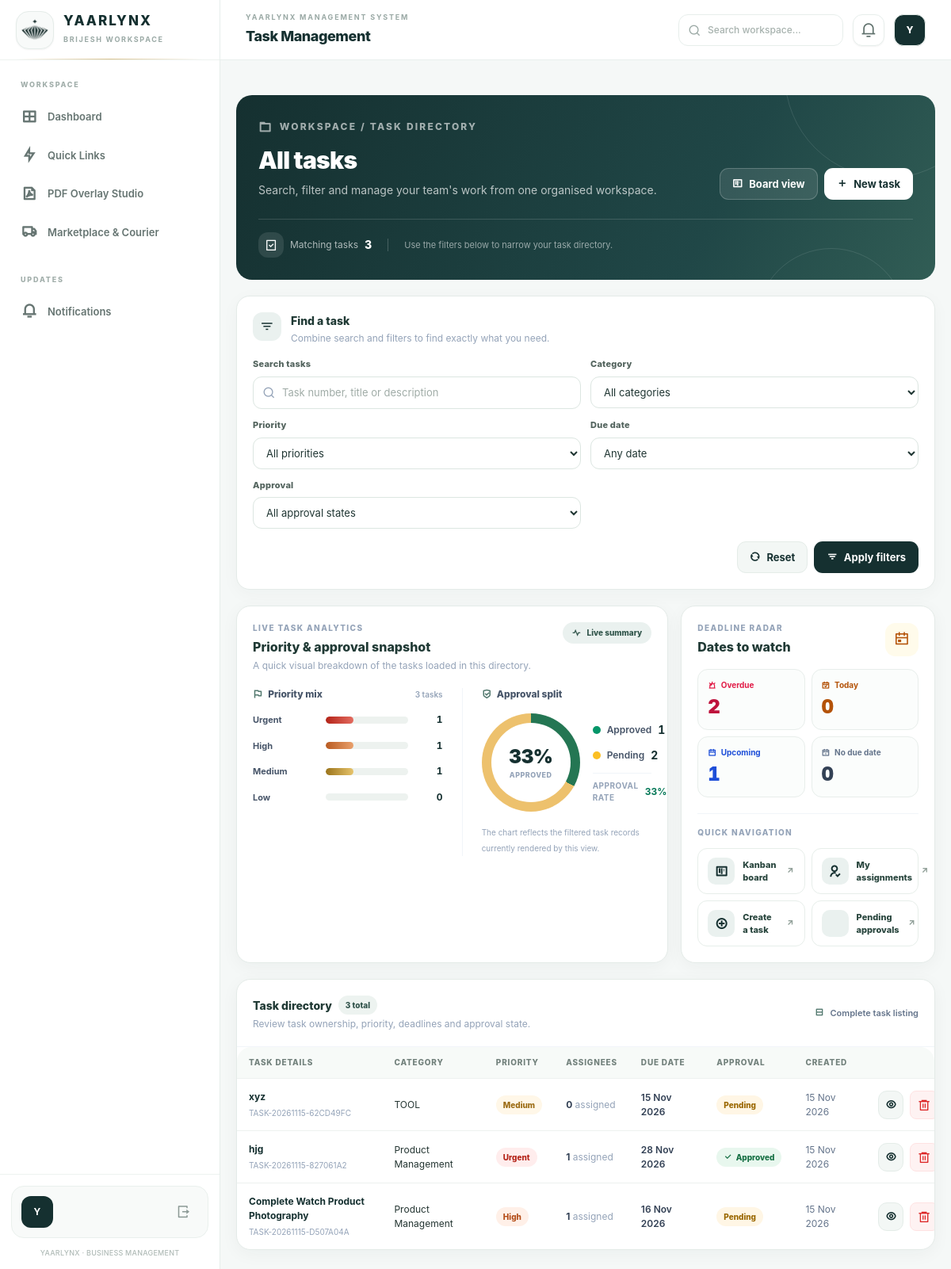
The page /tasks/list/ (signed in) on the database as committed earlier.
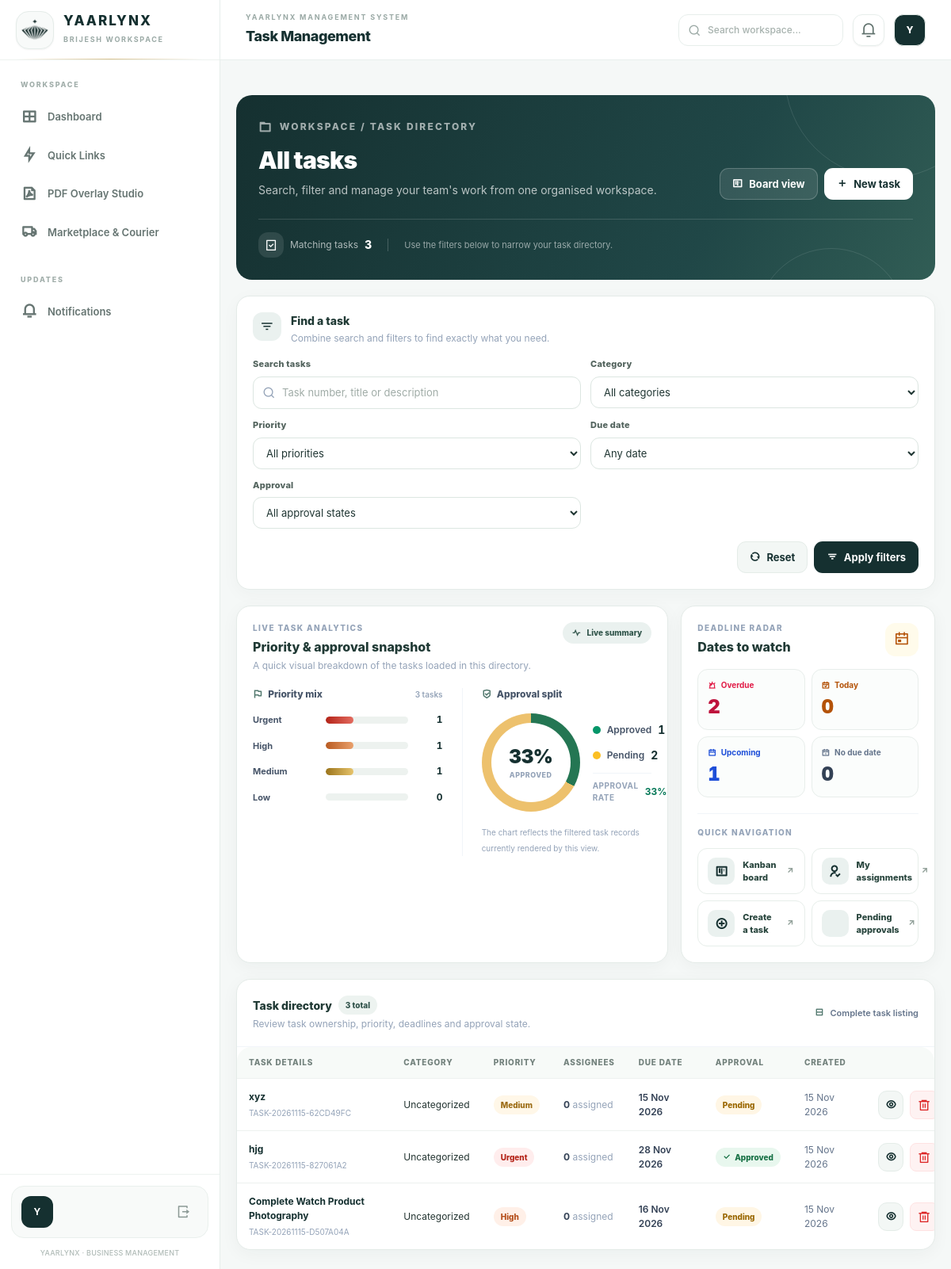
The same page on the database as committed later.
### apps/taskManagement/models.py (models this page shows, shortened)
class Task(BaseModel):
    task_number = models.CharField(
        max_length=40,
        unique=True,
        editable=False,
        db_index=True
    )
    title = models.CharField(
        max_length=200
    )
    description = models.TextField(
        blank=True
    )
    category = models.ForeignKey(
        TaskCategory,
        on_delete=models.SET_NULL,
        null=True,
        blank=True,
        related_name="tasks"
    )
    priority = models.CharField(
        max_length=20,
        choices=TaskPriority.CHOICES,
        default=TaskPriority.MEDIUM,
        db_index=True
    )
    start_date = models.DateField(
        null=True,
        blank=True
    )
    due_date = models.DateField(
        null=True,
        blank=True,
        db_index=True
    )
    created_by = models.ForeignKey(
        UserAccount,
        on_delete=models.PROTECT,
        related_name="created_tasks"
    )
    recurrence = models.CharField(
        max_length=20,
        choices=TaskRecurrence.CHOICES,
        default=TaskRecurrence.NONE
    )
    is_approved = models.BooleanField(
        default=False
    )
    approved_by = models.ForeignKey(
        UserAccount,
        on_delete=models.SET_NULL,
        null=True,
        blank=True,
        related_name="approved_tasks"
    )
    approved_at = models.DateTimeField(
        null=True,
        blank=True
    )
    class Meta:
        db_table = "tasks"
        ordering = ["-created_at"]
        verbose_name = "Task"
        verbose_name_plural = "Tasks"
        indexes = [
            models.Index(
                fields=["priority", "due_date"]
            ),
            models.Index(
                fields=["created_by", "created_at"]
            ),
        ]
    @property
    def assigned_user_count(self):
        return self.assignments.count()

class TaskCategory(BaseModel):
    name = models.CharField(
        max_length=100,
        unique=True
    )
    description = models.TextField(
        blank=True
    )
    color = models.CharField(
        max_length=20,
        default="#153030"
    )
    class Meta:
        db_table = "task_categories"
        ordering = ["name"]
        verbose_name = "Task Category"
        verbose_name_plural = "Task Categories"

### apps/taskManagement/views.py (the view)
@task_login_required
def task_list(request):
    check_task_admin(request.user)
    tasks = get_task_queryset()
    q = request.GET.get("q", "").strip()
    category = request.GET.get("category", "").strip()
    priority = request.GET.get("priority", "").strip()
    approval = request.GET.get("approval", "").strip()
    due = request.GET.get("due", "").strip()
    if q:
        tasks = tasks.filter(
            Q(task_number__icontains=q) | Q(title__icontains=q) |
            Q(description__icontains=q) | Q(created_by__first_name__icontains=q) |
            Q(created_by__last_name__icontains=q)
        )
    if category:
        tasks = tasks.filter(category_id=category)
    if valid_choice(priority, TaskPriority.CHOICES):
        tasks = tasks.filter(priority=priority)
    if approval == "approved":
        tasks = tasks.filter(is_approved=True)
    elif approval == "pending":
        tasks = tasks.filter(is_approved=False)
    today = timezone.localdate()
    if due == "overdue":
        tasks = tasks.filter(due_date__lt=today).exclude(
            assignments__status__in=[TaskStatus.COMPLETED, TaskStatus.CANCELLED]
        ).distinct()
    elif due == "today":
        tasks = tasks.filter(due_date=today)
    elif due == "upcoming":
        tasks = tasks.filter(due_date__gt=today)
    tasks = tasks.distinct()
    return render(request, "taskManagement/task_list.html", {
        "tasks": tasks, "categories": get_task_categories(),
        "priority_choices": TaskPriority.CHOICES, "search": q,
        "selected_category": category, "selected_priority": priority,
        "selected_approval": approval, "selected_due": due,
        "total_tasks": tasks.count(),
    })

### apps/taskManagement/views.py (called while the page is built)
def task_login_required(view_func):
    @wraps(view_func)
    def wrapper(request, *args, **kwargs):
        user_id = request.session.get("yaarlynx_user_id")
        if not user_id:
            messages.warning(request, "Please login to access Task Management.")
            return redirect(LOGIN_URL)
        try:
            request.user = UserAccount.objects.select_related("role").get(
                pk=user_id, is_active=True
            )
        except (UserAccount.DoesNotExist, ValueError, TypeError, ValidationError):
            request.session.flush()
            messages.error(request, "Your session is invalid. Please login again.")
            return redirect(LOGIN_URL)
        return view_func(request, *args, **kwargs)
    return wrapper

def _role_code(user):
    role = getattr(user, "role", None)
    if not role:
        return ""
    for attr in ("role_code", "code", "name"):
        value = getattr(role, attr, None)
        if value:
            return str(value).strip().upper()
    return str(role).strip().upper()

def is_task_admin(user):
    return _role_code(user) in {"SUPER_ADMIN", "SUPERADMIN", "ADMIN"}

### apps/taskManagement/templates/taskManagement/task_list.html (shortened to what the changed rows need)
{% extends "dashboard/layout.html" %}
{% block page_heading %}Task Management{% endblock %}
{% block content %}
<div class="task-page space-y-5 px-3 py-4 sm:px-5 sm:py-6 xl:px-8">
    <section class="yx-list-hero p-5 sm:p-6 lg:p-7">
        <div class="relative z-10 flex flex-col lg:flex-row lg:items-end lg:justify-between gap-5">
            <div class="min-w-0">
                <h1 class="mt-3 text-2xl sm:text-3xl font-black tracking-tight">All tasks</h1>
            </div>
        </div>
    </section>
    <section class="yx-filter-card p-4 sm:p-5">
        <div class="flex items-start gap-3 mb-4">
            <div>
                <h2 class="yx-section-title">Find a task</h2>
            </div>
        </div>
    </section>
    <section class="yx-directory-insights" aria-label="Task directory insights">
        <article class="yx-panel p-4 sm:p-5">
            <div class="flex flex-col sm:flex-row sm:items-start sm:justify-between gap-3 mb-5">
                <div>
                    <h2 class="yx-section-title mt-1 text-base">Priority & approval snapshot</h2>
                </div>
            </div>
        </article>
        <aside class="yx-panel p-4 sm:p-5">
            <div class="flex items-center justify-between gap-3 mb-4">
                <div>
                    <h2 class="yx-section-title mt-1 text-base">Dates to watch</h2>
                </div>
            </div>
        </aside>
    </section>
    <section class="yx-panel overflow-hidden">
        <div class="flex flex-col sm:flex-row sm:items-center sm:justify-between gap-3 p-4 sm:p-5 border-b border-slate-100">
            <div>
                <div class="flex items-center gap-2">
                    <h2 class="yx-section-title">Task directory</h2>
                </div>
            </div>
        </div>
        <div class="yx-table-wrap yx-list-table hidden md:block">
            <table id="yx-task-directory-table" class="yx-table min-w-[900px]">
                <thead>
                    <tr>
                        <th>Task details</th>
                        <th>Category</th>
                        <th>Priority</th>
                        <th>Assignees</th>
                        <th>Due date</th>
                        <th>Approval</th>
                        <th>Created</th>
                        <th><span class="sr-only">Action</span></th>
                    </tr>
                </thead>
                <tbody>
                    {% for task in tasks %}
                        <tr class="yx-task-record" data-priority="{{ task.priority|default:'medium'|lower }}" data-approved="{{ task.is_approved|yesno:'true,false' }}" data-due="{{ task.due_date|date:'Y-m-d' }}">
                            <td>
                                <a href="{% url 'taskManagement:task_detail' task.pk %}" class="font-bold text-[#153030] hover:underline">{{ task.title }}</a>
                                <div class="mt-1 text-[10px] text-slate-400">{{ task.task_number }}</div>
                            </td>
                            <td>{{ task.category.name|default:"Uncategorized" }}</td>
                            <td><span class="yx-pill yx-priority-{{ task.priority }}">{{ task.get_priority_display }}</span></td>
                            <td><span class="font-bold text-slate-700">{{ task.assigned_user_count }}</span><span class="text-slate-400"> assigned</span></td>
                            <td>
                                {% if task.due_date %}
                                    <span class="font-semibold text-slate-700">{{ task.due_date|date:"d M Y" }}</span>
                                {% else %}
                                    <span class="text-slate-400">—</span>
                                {% endif %}
                            </td>
                            <td>
                                {% if task.is_approved %}
                                    <span class="yx-pill yx-status-completed"><i class="ri-check-line"></i> Approved</span>
                                {% else %}
                                    <span class="yx-pill yx-status-pending">Pending</span>
                                {% endif %}
                            </td>
                            <td class="text-slate-500">{{ task.created_at|date:"d M Y" }}</td>
                            <td>
                                <div class="inline-flex items-center justify-end gap-2">
                                    <a
                                        class="yx-btn yx-btn-light !p-2"
                                        href="{% url 'taskManagement:task_detail' task.pk %}"
                                        title="View task"
                                        aria-label="View {{ task.title }}"
                                    >
                                        <i class="ri-eye-line"></i>
                                    </a>
                                    <form
                                        method="POST"
                                        action="{% url 'taskManagement:task_delete' task.pk %}"
                                        onsubmit="return confirm('Are you sure you want to permanently delete this task?');"
                                        class="inline-flex"
                                    >
                                        <button
                                            type="submit"
                                            class="inline-flex h-9 w-9 items-center justify-center rounded-lg border border-red-100 bg-red-50 text-red-600 transition hover:border-red-200 hover:bg-red-100 hover:text-red-700"
                                            title="Delete task"
                                            aria-label="Delete {{ task.title }}"
                                        >
                                            <i class="ri-delete-bin-6-line text-base"></i>
                                        </button>
                                    </form>
                                </div>
                            </td>
                        </tr>
                    {% endfor %}
                </tbody>
            </table>
        </div>
    </section>
</div>
{% endblock %}

Rows that differ between the two databases and show on the page:
changed Task "xyz": category.name "TOOL" → "Uncategorized"
changed Task "hjg": category.name "Product Management" → "Uncategorized"; assigned_user_count "1" → "0"
changed Task "Complete Watch Product Photography": category.name "Product Management" → "Uncategorized"; assigned_user_count "1" → "0"
